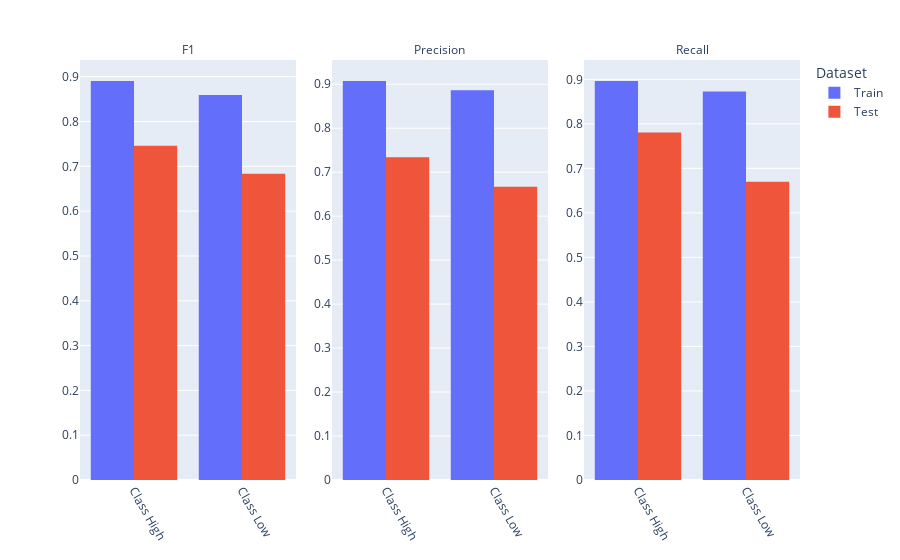
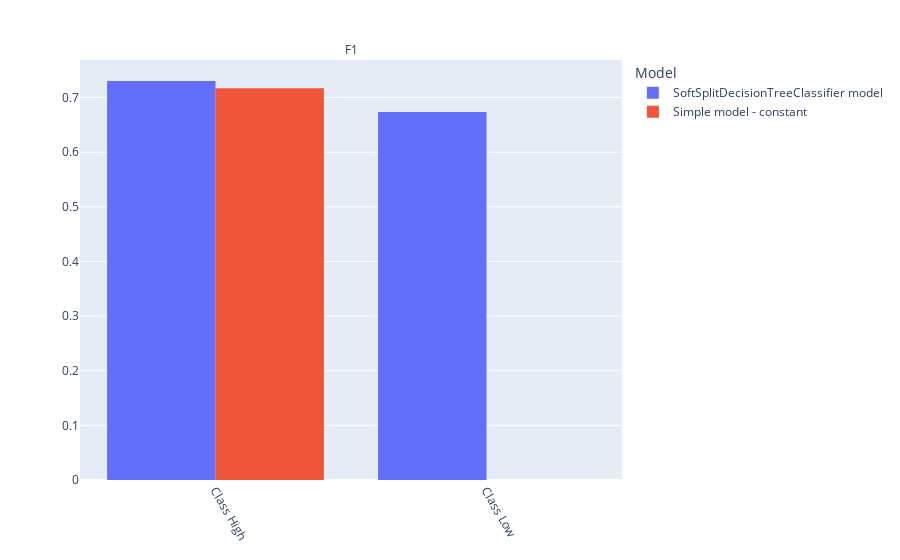
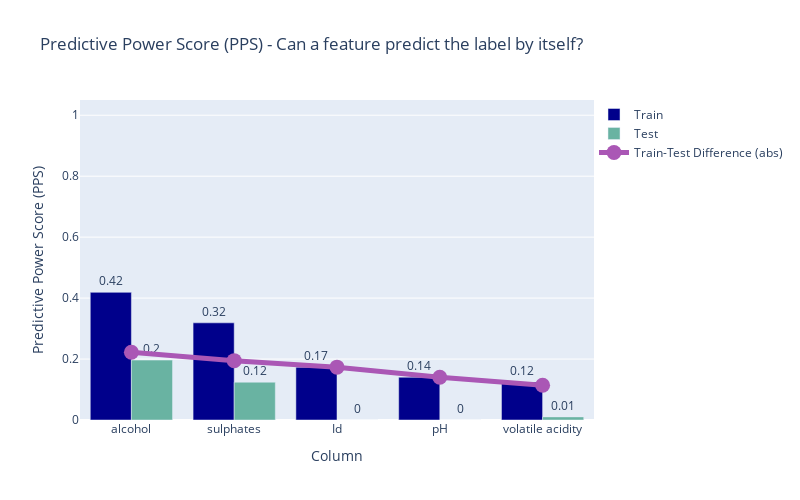
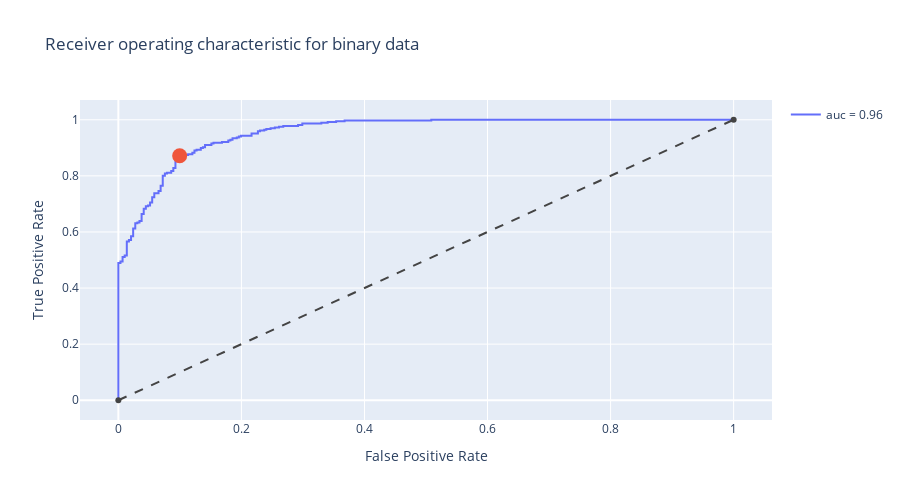

Notebook code cell kept with these figures, in order:
### Code cell
suite.run(train_dataset=ds_train, test_dataset=ds_test, model=rf_clf)

### Figure 1 — Plotly figure (JSON) as saved in the notebook; plotly's stock layout.template omitted (floating-point values rounded to 4 significant figures)
{"data": [{"alignmentgroup": "True", "bingroup": "x", "histfunc": "sum", "hovertemplate": "Dataset=Train<br>Metric=F1<br>Class=%{x}<br>sum of Value=%{y}<extra></extra>", "legendgroup": "Train", "marker": {"color": "#636efa", "pattern": {"shape": ""}}, "name": "Train", "offsetgroup": "Train", "orientation": "v", "showlegend": true, "type": "histogram", "x": ["High", "Low"], "xaxis": "x", "y": [0.8904, 0.8591], "yaxis": "y"}, {"alignmentgroup": "True", "bingroup": "x", "histfunc": "sum", "hovertemplate": "Dataset=Train<br>Metric=Precision<br>Class=%{x}<br>sum of Value=%{y}<extra></extra>", "legendgroup": "Train", "marker": {"color": "#636efa", "pattern": {"shape": ""}}, "name": "Train", "offsetgroup": "Train", "orientation": "v", "showlegend": false, "type": "histogram", "x": ["High", "Low"], "xaxis": "x2", "y": [0.9074, 0.8862], "yaxis": "y2"}, {"alignmentgroup": "True", "bingroup": "x", "histfunc": "sum", "hovertemplate": "Dataset=Train<br>Metric=Recall<br>Class=%{x}<br>sum of Value=%{y}<extra></extra>", "legendgroup": "Train", "marker": {"color": "#636efa", "pattern": {"shape": ""}}, "name": "Train", "offsetgroup": "Train", "orientation": "v", "showlegend": false, "type": "histogram", "x": ["High", "Low"], "xaxis": "x3", "y": [0.8962, 0.8729], "yaxis": "y3"}, {"alignmentgroup": "True", "bingroup": "x", "histfunc": "sum", "hovertemplate": "Dataset=Test<br>Metric=F1<br>Class=%{x}<br>sum of Value=%{y}<extra></extra>", "legendgroup": "Test", "marker": {"color": "#EF553B", "pattern": {"shape": ""}}, "name": "Test", "offsetgroup": "Test", "orientation": "v", "showlegend": true, "type": "histogram", "x": ["High", "Low"], "xaxis": "x", "y": [0.7459, 0.6837], "yaxis": "y"}, {"alignmentgroup": "True", "bingroup": "x", "histfunc": "sum", "hovertemplate": "Dataset=Test<br>Metric=Precision<br>Class=%{x}<br>sum of Value=%{y}<extra></extra>", "legendgroup": "Test", "marker": {"color": "#EF553B", "pattern": {"shape": ""}}, "name": "Test", "offsetgroup": "Test", "orientation": "v", "showlegend": false, "type": "histogram", "x": ["High", "Low"], "xaxis": "x2", "y": [0.7339, 0.6667], "yaxis": "y2"}, {"alignmentgroup": "True", "bingroup": "x", "histfunc": "sum", "hovertemplate": "Dataset=Test<br>Metric=Recall<br>Class=%{x}<br>sum of Value=%{y}<extra></extra>", "legendgroup": "Test", "marker": {"color": "#EF553B", "pattern": {"shape": ""}}, "name": "Test", "offsetgroup": "Test", "orientation": "v", "showlegend": false, "type": "histogram", "x": ["High", "Low"], "xaxis": "x3", "y": [0.7805, 0.6701], "yaxis": "y3"}], "layout": {"annotations": [{"font": {}, "showarrow": false, "text": "F1", "x": 0.15, "xanchor": "center", "xref": "paper", "y": 1, "yanchor": "bottom", "yref": "paper"}, {"font": {}, "showarrow": false, "text": "Precision", "x": 0.5, "xanchor": "center", "xref": "paper", "y": 1, "yanchor": "bottom", "yref": "paper"}, {"font": {}, "showarrow": false, "text": "Recall", "x": 0.85, "xanchor": "center", "xref": "paper", "y": 1, "yanchor": "bottom", "yref": "paper"}], "barmode": "group", "legend": {"title": {"text": "Dataset"}, "tracegroupgap": 0}, "margin": {"t": 60}, "xaxis": {"anchor": "y", "domain": [0, 0.3], "tickangle": 60, "tickprefix": "Class ", "title": {}, "type": "category"}, "xaxis2": {"anchor": "y2", "domain": [0.35, 0.65], "matches": "x", "tickangle": 60, "tickprefix": "Class ", "title": {}, "type": "category"}, "xaxis3": {"anchor": "y3", "domain": [0.7, 1], "matches": "x", "tickangle": 60, "tickprefix": "Class ", "title": {}, "type": "category"}, "yaxis": {"anchor": "x", "domain": [0, 1], "showticklabels": true, "title": {}}, "yaxis2": {"anchor": "x2", "domain": [0, 1], "showticklabels": true, "title": {}}, "yaxis3": {"anchor": "x3", "domain": [0, 1], "showticklabels": true, "title": {}}}}

### Figure 2 — Plotly figure (JSON) as saved in the notebook; plotly's stock layout.template omitted (floating-point values rounded to 4 significant figures)
{"data": [{"alignmentgroup": "True", "bingroup": "x", "histfunc": "sum", "hovertemplate": "Model=SoftSplitDecisionTreeClassifier model<br>Metric=F1<br>value=%{x}<br>sum of Value=%{y}<extra></extra>", "legendgroup": "SoftSplitDecisionTreeClassifier model", "marker": {"color": "#636efa", "pattern": {"shape": ""}}, "name": "SoftSplitDecisionTreeClassifier model", "offsetgroup": "SoftSplitDecisionTreeClassifier model", "orientation": "v", "showlegend": true, "type": "histogram", "x": ["High", "Low"], "xaxis": "x", "y": [0.7303, 0.6734], "yaxis": "y"}, {"alignmentgroup": "True", "bingroup": "x", "histfunc": "sum", "hovertemplate": "Model=Simple model - constant<br>Metric=F1<br>value=%{x}<br>sum of Value=%{y}<extra></extra>", "legendgroup": "Simple model - constant", "marker": {"color": "#EF553B", "pattern": {"shape": ""}}, "name": "Simple model - constant", "offsetgroup": "Simple model - constant", "orientation": "v", "showlegend": true, "type": "histogram", "x": ["High", "Low"], "xaxis": "x", "y": [0.7172, 0], "yaxis": "y"}], "layout": {"annotations": [{"font": {}, "showarrow": false, "text": "F1", "x": 0.5, "xanchor": "center", "xref": "paper", "y": 1, "yanchor": "bottom", "yref": "paper"}], "barmode": "group", "legend": {"title": {"text": "Model"}, "tracegroupgap": 0}, "margin": {"t": 60}, "xaxis": {"anchor": "y", "domain": [0, 1], "tickangle": 60, "tickprefix": "Class ", "title": {}, "type": "category"}, "yaxis": {"anchor": "x", "domain": [0, 1], "showticklabels": true, "title": {}}}}

### Figure 3 — Plotly figure (JSON) as saved in the notebook; plotly's stock layout.template omitted (floating-point values rounded to 4 significant figures)
{"data": [{"marker": {"color": "#00008b"}, "name": "Train", "text": [0.42, 0.32, 0.17, 0.14, 0.12], "textposition": "outside", "type": "bar", "x": ["alcohol", "sulphates", "Id", "pH", "volatile acidity"], "y": [0.4189, 0.3188, 0.1733, 0.1404, 0.1243]}, {"marker": {"color": "#69b3a2"}, "name": "Test", "text": [0.2, 0.12, 0, 0, 0.01], "textposition": "outside", "type": "bar", "x": ["alcohol", "sulphates", "Id", "pH", "volatile acidity"], "y": [0.1966, 0.1241, 0, 0, 0.01021]}, {"line": {"color": "#aa57b5", "width": 5}, "marker": {"size": 15, "symbol": "circle"}, "name": "Train-Test Difference (abs)", "type": "scatter", "x": ["alcohol", "sulphates", "Id", "pH", "volatile acidity"], "y": [0.2223, 0.1948, 0.1733, 0.1404, 0.1141]}], "layout": {"barmode": "group", "height": 500, "legend": {"x": 1, "y": 1}, "title": {"text": "Predictive Power Score (PPS) - Can a feature predict the label by itself?"}, "width": 800, "xaxis": {"title": {"text": "Column"}}, "yaxis": {"range": [0, 1.05], "title": {"text": "Predictive Power Score (PPS)"}}}}

### Figure 4 — Plotly figure (JSON) as saved in the notebook; plotly's stock layout.template omitted (floating-point values rounded to 4 significant figures)
{"data": [{"line": {"width": 2}, "name": "auc = 0.96", "type": "scatter", "x": [0, 0, 0, 0.003436, 0.003436, 0.006873, 0.006873, 0.01031, 0.01031, 0.01375, 0.01375, 0.01718, 0.01718, 0.02062, 0.02062, 0.02405, 0.02405, 0.02749, 0.02749, 0.03093, 0.03093, 0.03436, 0.03436, 0.0378, 0.0378, 0.04124, 0.04124, 0.04467, 0.04467, 0.04811, 0.04811, 0.05155, 0.05155, 0.05498, 0.05498, 0.05842, 0.05842, 0.06529, 0.06529, 0.06873, 0.06873, 0.07216, 0.07216, 0.0756, 0.0756, 0.07904, 0.07904, 0.08591, 0.08591, 0.08935, 0.08935, 0.09278, 0.09278, 0.09622, 0.09622, 0.09966, 0.09966, 0.1065, 0.1065, 0.1134, 0.1134, 0.1203, 0.1203, 0.1237, 0.1237, 0.1271, 0.1271, 0.134, 0.134, 0.1375, 0.1375, 0.1409, 0.1409, 0.1512, 0.1512, 0.1546, 0.1546, 0.1684, 0.1684, 0.1787, 0.1787, 0.1821, 0.1821, 0.1856, 0.1856, 0.1924, 0.1924, 0.1959, 0.1959, 0.1993, 0.1993, 0.2165, 0.2165, 0.2268, 0.2268, 0.2302, 0.2302, 0.2371, 0.2371, 0.2405, 0.2405, 0.2474, 0.2474, 0.2543, 0.2543, 0.2612, 0.2612, 0.268, 0.268, 0.2921, 0.2921, 0.299, 0.299, 0.3299, 0.3299, 0.3402, 0.3402, 0.354, 0.354, 0.3677, 0.3677, 0.5086, 0.5086, 1], "y": [0, 0.002732, 0.4891, 0.4891, 0.4945, 0.4945, 0.5109, 0.5109, 0.5164, 0.5164, 0.5656, 0.5656, 0.571, 0.571, 0.5847, 0.5847, 0.612, 0.612, 0.6311, 0.6311, 0.6339, 0.6339, 0.6393, 0.6393, 0.6639, 0.6639, 0.6831, 0.6831, 0.6913, 0.6913, 0.694, 0.694, 0.7049, 0.7049, 0.724, 0.724, 0.7377, 0.7377, 0.7459, 0.7459, 0.765, 0.765, 0.8005, 0.8005, 0.8087, 0.8087, 0.8115, 0.8115, 0.8169, 0.8169, 0.8279, 0.8279, 0.8525, 0.8525, 0.8579, 0.8579, 0.8716, 0.8716, 0.8743, 0.8743, 0.877, 0.877, 0.8825, 0.8825, 0.8907, 0.8907, 0.8934, 0.8934, 0.8989, 0.8989, 0.9016, 0.9016, 0.9098, 0.9098, 0.9153, 0.9153, 0.918, 0.918, 0.9208, 0.9208, 0.9262, 0.9262, 0.929, 0.929, 0.9344, 0.9344, 0.9372, 0.9372, 0.9399, 0.9399, 0.9426, 0.9426, 0.9508, 0.9508, 0.959, 0.959, 0.9617, 0.9617, 0.9645, 0.9645, 0.9672, 0.9672, 0.9699, 0.9699, 0.9727, 0.9727, 0.9754, 0.9754, 0.9781, 0.9781, 0.9809, 0.9809, 0.9863, 0.9863, 0.9891, 0.9891, 0.9918, 0.9918, 0.9945, 0.9945, 0.9973, 0.9973, 1, 1]}, {"hovertemplate": "TPR: %{y:.2%}<br>FPR: %{x:.2%}<br>Youden's Index: 0.552", "marker": {"size": 15}, "mode": "markers", "showlegend": false, "type": "scatter", "x": [0.09966], "y": [0.8716]}, {"line": {"color": "#444", "dash": "dash", "width": 2}, "showlegend": false, "type": "scatter", "x": [0, 1], "y": [0, 1]}], "layout": {"height": 500, "title": {"text": "Receiver operating characteristic for binary data"}, "width": 900, "xaxis": {"title": {"text": "False Positive Rate"}}, "yaxis": {"title": {"text": "True Positive Rate"}}}}
